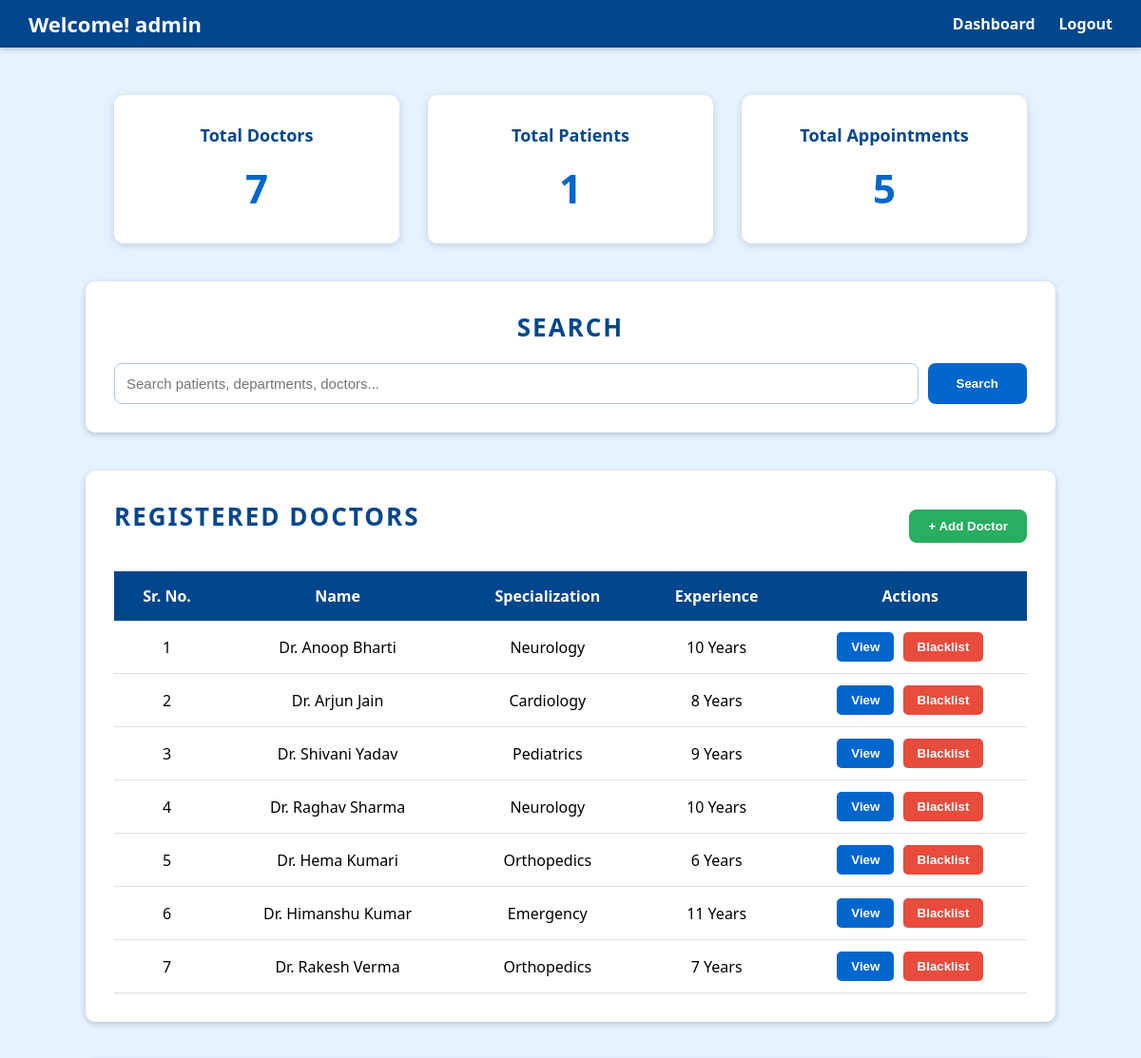
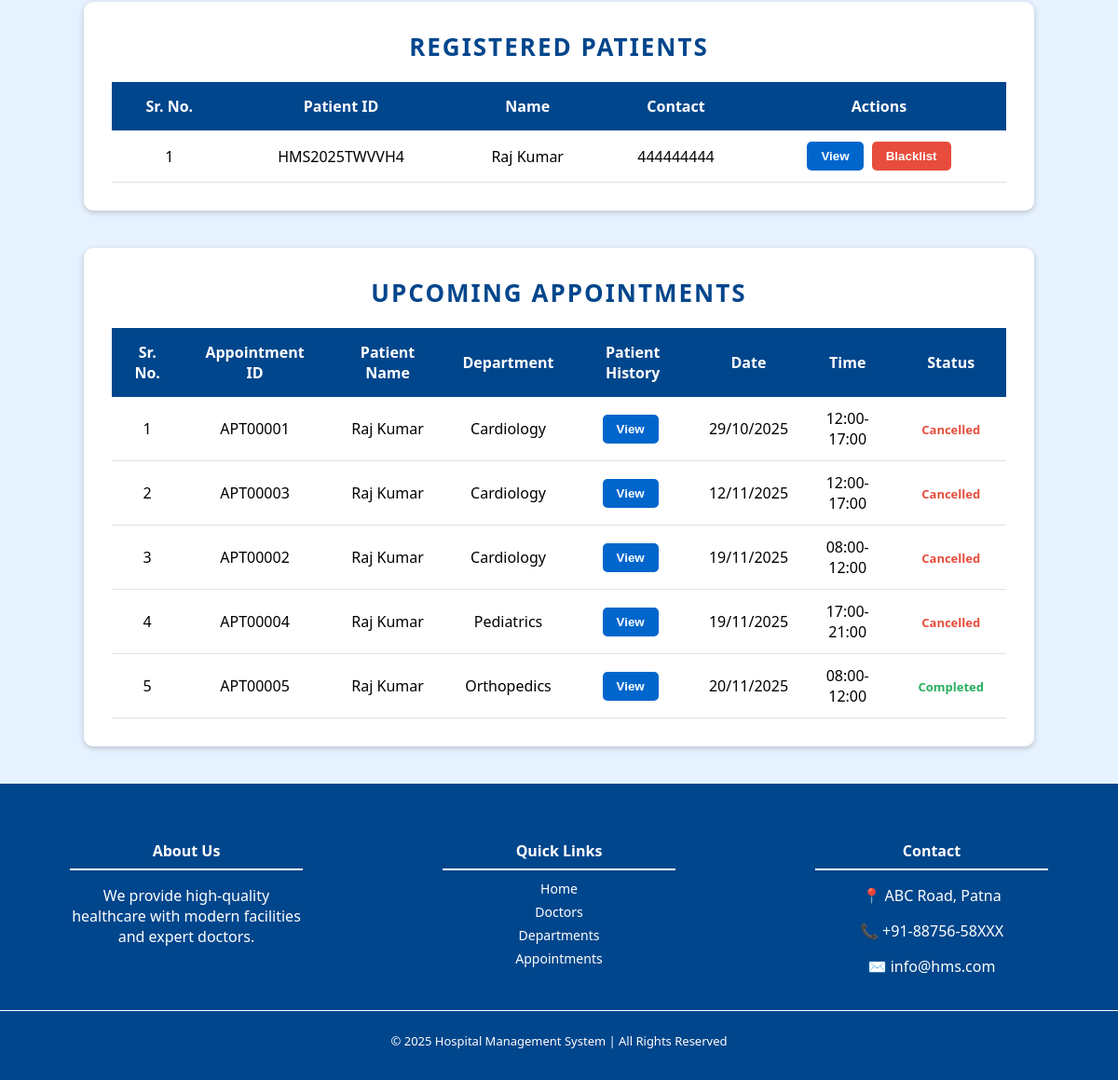
The app's page /admin/dashboard (signed in) with its own data (2 pictures, top to bottom).
### app.py (models this page shows)
class Doctor(db.Model):
    id = db.Column(db.Integer, primary_key=True)
    username = db.Column(db.String(100), unique=True, nullable=False)
    password = db.Column(db.String(200), nullable=False)
    first_name = db.Column(db.String(100), nullable=False)
    last_name = db.Column(db.String(100), nullable=False)
    email = db.Column(db.String(120), unique=True, nullable=False)
    contact = db.Column(db.String(15), nullable=False)
    department_id = db.Column(db.Integer, db.ForeignKey('department.id'), nullable=False)
    specialization = db.Column(db.String(100))
    education = db.Column(db.Text)
    experience = db.Column(db.Integer)
    is_active = db.Column(db.Boolean, default=True)
    appointments = db.relationship('Appointment', backref='doctor', lazy=True)

class Patient(db.Model):
    id = db.Column(db.Integer, primary_key=True)
    username = db.Column(db.String(100), unique=True, nullable=False)
    password = db.Column(db.String(200), nullable=False)
    patient_id = db.Column(db.String(20), unique=True, nullable=False)
    first_name = db.Column(db.String(100), nullable=False)
    last_name = db.Column(db.String(100), nullable=False)
    email = db.Column(db.String(120), unique=True, nullable=False)
    contact = db.Column(db.String(15), nullable=False)
    age = db.Column(db.Integer)
    sex = db.Column(db.String(10))
    blood_group = db.Column(db.String(5))
    city = db.Column(db.String(100))
    pincode = db.Column(db.String(10))
    state = db.Column(db.String(100))
    country = db.Column(db.String(100))
    is_active = db.Column(db.Boolean, default=True)
    appointments = db.relationship('Appointment', backref='patient', lazy=True)

class Appointment(db.Model):
    id = db.Column(db.Integer, primary_key=True)
    appointment_id = db.Column(db.String(20), unique=True, nullable=False)
    patient_id = db.Column(db.Integer, db.ForeignKey('patient.id'), nullable=False)
    doctor_id = db.Column(db.Integer, db.ForeignKey('doctor.id'), nullable=False)
    appointment_date = db.Column(db.Date, nullable=False)
    appointment_time = db.Column(db.String(20), nullable=False)
    appointment_type = db.Column(db.String(50))
    reason = db.Column(db.Text)
    status = db.Column(db.String(20), default='Booked')
    treatment = db.relationship(
        'Treatment',
        backref='appointment',
        uselist=False,
        cascade="all, delete-orphan"
    )

class Department(db.Model):
    id = db.Column(db.Integer, primary_key=True)
    name = db.Column(db.String(100), unique=True, nullable=False)
    description = db.Column(db.Text)
    doctors = db.relationship('Doctor', backref='department', lazy=True)

### app.py (the view)
@app.route('/admin/dashboard')
def admin_dashboard():
    if session.get('user_type') != 'admin':
        return redirect(url_for('login'))
    doctors = Doctor.query.filter_by(is_active=True).all()
    patients = Patient.query.filter_by(is_active=True).all()
    appointments = Appointment.query.order_by(
        Appointment.appointment_date, Appointment.appointment_time
    ).all()
    total_doctors = len(doctors)
    total_patients = len(patients)
    total_appointments = len(appointments)
    print("ADMIN DASHBOARD →", total_doctors, "doctors,", total_patients,
          "patients,", total_appointments, "appointments")
    return render_template(
        'admin_dashboard.html',
        total_doctors=total_doctors,
        total_patients=total_patients,
        total_appointments=total_appointments,
        doctors=doctors,
        patients=patients,
        appointments=appointments
    )

### templates/admin_dashboard.html (shortened to what this page needs)
<!DOCTYPE html>
<html lang="en">
<head>
    <link rel="stylesheet" href="{{ url_for('static', filename='admin_dashboard.css') }}">
</head>
<body>
    <header>
        <div class="nav-bar">
            <h2 class="user-name">Welcome! {{ session['username'] }}</h2>
            <ul>
                <li><a href="{{ url_for('admin_dashboard') }}">Dashboard</a></li>
                <li><a href="{{ url_for('logout') }}">Logout</a></li>
            </ul>
        </div>
    </header>
    <main class="containers">
        <div class="stats-container">
            <div class="stat-card">
                <h3>Total Doctors</h3>
                <p class="stat-number">{{ total_doctors }}</p>
            </div>
            <div class="stat-card">
                <h3>Total Patients</h3>
                <p class="stat-number">{{ total_patients }}</p>
            </div>
            <div class="stat-card">
                <h3>Total Appointments</h3>
                <p class="stat-number">{{ total_appointments }}</p>
            </div>
        </div>
        <div class="search-container">
            <h2 class="section-header">Search</h2>
            <div class="search-box">
                <input type="text" placeholder="Search patients, departments, doctors..." id="search-input">
                <input type="button" value="Search" class="search-btn">
            </div>
        </div>
        <div class="doctors-container">
            <div class="section-title">
                <h2 class="section-header">Registered Doctors</h2>
                <input type="button" value="+ Add Doctor" class="add-btn"
                       onclick="window.location.href='{{ url_for('add_doctor') }}'">
            </div>
            <table>
                <tr class="head">
                    <th>Sr. No.</th>
                    <th>Name</th>
                    <th>Specialization</th>
                    <th>Experience</th>
                    <th>Actions</th>
                </tr>
                {% for d in doctors %}
                <tr class="tag">
                    <td>{{ loop.index }}</td>
                    <td>Dr. {{ d.first_name }} {{ d.last_name }}</td>
                    <td>{{ d.specialization }}</td>
                    <td>{{ d.experience }} Years</td>
                    <td>
                        <input type="button" value="View" class="edit-btn"
                               onclick="location.href='{{ url_for('doct_profile', doctor_id=d.id) }}'">
                        <input type="button" value="Blacklist" class="delete-btn">
                    </td>
                </tr>
                {% endfor %}
            </table>
        </div>
        <div class="patients-container">
            <h2 class="section-header">Registered Patients</h2>
            <table>
                <tr class="head">
                    <th>Sr. No.</th>
                    <th>Patient ID</th>
                    <th>Name</th>
                    <th>Contact</th>
                    <th>Actions</th>
                </tr>
                {% for p in patients %}
                <tr class="tag">
                    <td>{{ loop.index }}</td>
                    <td>{{ p.patient_id }}</td>
                    <td>{{ p.first_name }} {{ p.last_name }}</td>
                    <td>{{ p.contact }}</td>
                    <td>
                        <input type="button" value="View" class="view-btn"
                               onclick="location.href='{{ url_for('admin_patient_history', patient_id=p.id) }}'">
                        <input type="button" value="Blacklist" class="delete-btn">
                    </td>
                </tr>
                {% endfor %}
            </table>
        </div>
        <div class="appo-container">
            <h2 class="section-header">Upcoming Appointments</h2>
            <table>
                <tr class="head">
                    <th>Sr. No.</th>
                    <th>Appointment ID</th>
                    <th>Patient Name</th>
                    <th>Department</th>
                    <th>Patient History</th>
                    <th>Date</th>
                    <th>Time</th>
                    <th>Status</th>
                </tr>
                {% for a in appointments %}
                <tr class="tag">
                    <td>{{ loop.index }}</td>
                    <td>{{ a.appointment_id }}</td>
                    <td>{{ a.patient.first_name }} {{ a.patient.last_name }}</td>
                    <td>{{ a.doctor.department.name }}</td>
                    <td>
                        <input type="button" value="View" class="view-small-btn"
                               onclick="location.href='{{ url_for('admin_patient_history', patient_id=a.patient.id) }}'">
                    </td>
                    <td>{{ a.appointment_date.strftime('%d/%m/%Y') }}</td>
                    <td>{{ a.appointment_time }}</td>
                    <td>
                        {% if a.status == 'Booked' %}
                            <span class="status-booked">Booked</span>
                        {% elif a.status == 'Completed' %}
                            <span class="status-completed">Completed</span>
                        {% else %}
                            <span class="status-cancelled">Cancelled</span>
                        {% endif %}
                    </td>
                </tr>
                {% endfor %}
            </table>
        </div>
    </main>
    <footer>
        <div class="footer">
            <div class="footer-container">
                <div class="footer-section">
                    <h4>About Us</h4>
                    <p>We provide high-quality healthcare with modern facilities and expert doctors.</p>
                </div>
                <div class="footer-section">
                    <h4>Quick Links</h4>
                    <a href="{{ url_for('index') }}">Home</a>
                    <a href="{{ url_for('doctor_list') }}">Doctors</a>
                    <a href="#departments">Departments</a>
                    <a href="{{ url_for('admin_dashboard') }}">Appointments</a>
                </div>
                <div class="footer-section">
                    <h4>Contact</h4>
                    <p>📍 ABC Road, Patna</p>
                    <p>📞 +91-88756-58XXX</p>
                    <p>✉️ info@hms.com</p>
                </div>
            </div>
            <div class="footer-bottom">
                <p>© 2025 Hospital Management System | All Rights Reserved</p>
            </div>
        </div>
    </footer>
</body>
</html>

### static/admin_dashboard.css (style rules this page uses)
body { font-family: 'Segoe UI', Tahoma, Geneva, Verdana, sans-serif, Arial, Helvetica; margin: 0; padding-top: 100px; background-color: rgb(230, 242, 255); }
.nav-bar { display: flex; flex-direction: row; align-items: center; justify-content: space-between; background-color: rgb(0, 70, 140); top: 0; left: 0; width: 100%; position: fixed; z-index: 1000; box-sizing: border-box; color: white; padding: 10px 30px; box-shadow: 0 2px 6px rgba(0, 0, 0, 0.2); }
.nav-bar h2 { margin: 0; font-size: 22px; }
.nav-bar ul { list-style: none; display: flex; margin: 0; padding: 0; }
.nav-bar ul li { margin-left: 25px; }
.nav-bar ul li a { font-size: 16px; text-decoration: none; color: white; font-weight: bold; }
.containers { display: flex; flex-direction: column; align-items: center; gap: 40px; padding-bottom: 40px; }
.stats-container { display: flex; gap: 30px; width: 80%; max-width: 1200px; justify-content: center; }
.stat-card { flex: 1; background-color: white; padding: 30px; border-radius: 10px; box-shadow: 0 2px 8px rgba(0, 0, 0, 0.15); text-align: center; }
.stat-card h3 { margin: 0 0 15px 0; color: rgb(0, 70, 140); font-size: 18px; }
.stat-number { font-size: 42px; font-weight: bold; color: rgb(0, 102, 204); margin: 0; }
.search-container { width: 80%; max-width: 1200px; background-color: white; padding: 30px; border-radius: 10px; box-shadow: 0 2px 6px rgba(0, 0, 0, 0.2); }
.section-header { text-align: center; margin-top: 0; text-transform: uppercase; letter-spacing: 2px; margin-bottom: 20px; font-size: 26px; color: rgb(0, 70, 140); }
.search-box { display: flex; gap: 10px; }
.search-box input[type="text"] { flex: 1; padding: 12px; border: 1px solid rgb(170, 200, 240); border-radius: 8px; font-size: 15px; outline: none; }
.search-btn { padding: 12px 30px; background-color: rgb(0, 102, 204); color: white; border: none; border-radius: 8px; font-weight: bold; cursor: pointer; transition: 0.3s ease; }
.doctors-container, .patients-container, .appo-container { width: 80%; max-width: 1200px; background-color: white; padding: 30px; border-radius: 10px; box-shadow: 0 2px 6px rgba(0, 0, 0, 0.2); }
.section-title { display: flex; justify-content: space-between; align-items: center; margin-bottom: 20px; }
.add-btn { padding: 10px 20px; background-color: rgb(39, 174, 96); color: white; border: none; border-radius: 8px; font-weight: bold; cursor: pointer; transition: 0.3s ease; }
table { width: 100%; border-collapse: collapse; margin-top: 20px; }
.head { background-color: rgb(0, 70, 140); color: white; font-weight: bold; }
.head th { padding: 15px; text-align: center; }
.tag td { text-align: center; padding: 12px; border-bottom: 1px solid rgb(224, 224, 224); }
.edit-btn, .view-btn, .view-small-btn { padding: 8px 15px; background-color: rgb(0, 102, 204); color: white; border: none; border-radius: 5px; font-weight: bold; cursor: pointer; margin-right: 5px; transition: 0.3s ease; }
.delete-btn { padding: 8px 15px; background-color: rgb(231, 76, 60); color: white; border: none; border-radius: 5px; font-weight: bold; cursor: pointer; transition: 0.3s ease; }
.status-booked, .status-completed, .status-cancelled { padding: 5px 12px; font-weight: bold; font-size: 13px; }
.status-completed { color: rgb(39, 174, 96); }
.status-cancelled { color: rgb(231, 76, 60); }
footer { background-color: rgb(0, 70, 140); color: white; padding: 20px 0; text-align: center; margin-top: 0; }
.footer-container { display: flex; justify-content: space-around; flex-wrap: wrap; margin: 10px 0; }
.footer-section { width: 250px; margin: 10px; }
.footer-section h4 { border-bottom: 2px solid white; padding-bottom: 8px; margin-bottom: 10px; }
.footer-section a { color: white; text-decoration: none; display: block; margin-bottom: 6px; font-size: 14px; text-align: center; }
.footer-bottom { border-top: 1px solid white; padding-top: 10px; font-size: 13px; color: white; }

### records on screen
Doctor: first_name "Anoop", last_name "Bharti", specialization "Neurology", experience "10"
Doctor: first_name "Arjun", last_name "Jain", specialization "Cardiology", experience "8"
Doctor: first_name "Shivani", last_name "Yadav", specialization "Pediatrics", experience "9"
Doctor: first_name "Raghav", last_name "Sharma", specialization "Neurology", experience "10"
Doctor: first_name "Hema", last_name "Kumari", specialization "Orthopedics", experience "6"
Doctor: first_name "Himanshu", last_name "Kumar", specialization "Emergency", experience "11"
Doctor: first_name "Rakesh", last_name "Verma", specialization "Orthopedics", experience "7"
Patient: patient_id "HMS2025TWVVH4", first_name "Raj", last_name "Kumar", contact "444444444"
Appointment: appointment_id "APT00001", patient.first_name "Raj", patient.last_name "Kumar", doctor.department.name "Cardiology", appointment_date "29/10/2025", appointment_time "12:00-17:00", status "Cancelled"
Appointment: appointment_id "APT00003", patient.first_name "Raj", patient.last_name "Kumar", doctor.department.name "Cardiology", appointment_date "12/11/2025", appointment_time "12:00-17:00", status "Cancelled"
Appointment: appointment_id "APT00002", patient.first_name "Raj", patient.last_name "Kumar", doctor.department.name "Cardiology", appointment_date "19/11/2025", appointment_time "08:00-12:00", status "Cancelled"
Appointment: appointment_id "APT00004", patient.first_name "Raj", patient.last_name "Kumar", doctor.department.name "Pediatrics", appointment_date "19/11/2025", appointment_time "17:00-21:00", status "Cancelled"
Appointment: appointment_id "APT00005", patient.first_name "Raj", patient.last_name "Kumar", doctor.department.name "Orthopedics", appointment_date "20/11/2025", appointment_time "08:00-12:00", status "Completed"

### other values on screen
{{ session['username'] }} "admin"
{{ total_doctors }} "7"
{{ total_patients }} "1"
{{ total_appointments }} "5"
